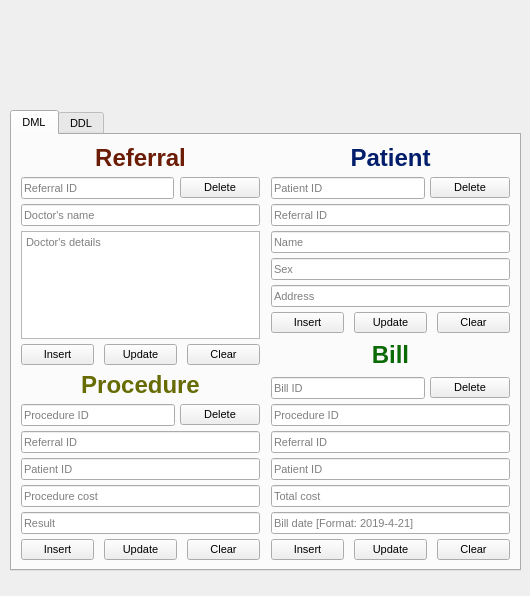
<?xml version="1.0" encoding="UTF-8"?>
<ui version="4.0">
 <author>Rizwan Hasan</author>
 <class>HospitalDB</class>
 <widget class="QWidget" name="HospitalDB">
  <property name="windowModality">
   <enum>Qt::NonModal</enum>
  </property>
  <property name="enabled">
   <bool>true</bool>
  </property>
  <property name="geometry">
   <rect>
    <x>0</x>
    <y>0</y>
    <width>530</width>
    <height>596</height>
   </rect>
  </property>
  <property name="sizePolicy">
   <sizepolicy hsizetype="Fixed" vsizetype="Fixed">
    <horstretch>0</horstretch>
    <verstretch>0</verstretch>
   </sizepolicy>
  </property>
  <property name="minimumSize">
   <size>
    <width>530</width>
    <height>596</height>
   </size>
  </property>
  <property name="maximumSize">
   <size>
    <width>530</width>
    <height>596</height>
   </size>
  </property>
  <property name="font">
   <font>
    <family>MS Shell Dlg 2</family>
    <pointsize>8</pointsize>
   </font>
  </property>
  <property name="windowTitle">
   <string>Form</string>
  </property>
  <property name="windowIcon">
   <iconset resource="../icons/resources.qrc">
    <normaloff>:/icon/icon.png</normaloff>:/icon/icon.png</iconset>
  </property>
  <property name="autoFillBackground">
   <bool>false</bool>
  </property>
  <property name="styleSheet">
   <string notr="true">\</string>
  </property>
  <widget class="QTabWidget" name="tabWidget">
   <property name="geometry">
    <rect>
     <x>10</x>
     <y>110</y>
     <width>511</width>
     <height>461</height>
    </rect>
   </property>
   <property name="minimumSize">
    <size>
     <width>491</width>
     <height>461</height>
    </size>
   </property>
   <property name="maximumSize">
    <size>
     <width>5000</width>
     <height>461</height>
    </size>
   </property>
   <property name="tabShape">
    <enum>QTabWidget::Rounded</enum>
   </property>
   <property name="currentIndex">
    <number>0</number>
   </property>
   <property name="iconSize">
    <size>
     <width>16</width>
     <height>16</height>
    </size>
   </property>
   <property name="documentMode">
    <bool>false</bool>
   </property>
   <property name="tabsClosable">
    <bool>false</bool>
   </property>
   <property name="movable">
    <bool>true</bool>
   </property>
   <widget class="QWidget" name="DML">
    <attribute name="icon">
     <iconset resource="../icons/resources.qrc">
      <normaloff>:/dml/dml.png</normaloff>:/dml/dml.png</iconset>
    </attribute>
    <attribute name="title">
     <string>DML</string>
    </attribute>
    <layout class="QGridLayout" name="gridLayout_2">
     <item row="0" column="0">
      <layout class="QGridLayout" name="Tables">
       <property name="leftMargin">
        <number>0</number>
       </property>
       <property name="topMargin">
        <number>0</number>
       </property>
       <property name="rightMargin">
        <number>0</number>
       </property>
       <property name="bottomMargin">
        <number>0</number>
       </property>
       <property name="spacing">
        <number>6</number>
       </property>
       <item row="0" column="2">
        <layout class="QVBoxLayout" name="PatientTable">
         <property name="spacing">
          <number>5</number>
         </property>
         <property name="sizeConstraint">
          <enum>QLayout::SetDefaultConstraint</enum>
         </property>
         <item>
          <widget class="QLabel" name="Patient_Table_2">
           <property name="text">
            <string>&lt;html&gt;&lt;head/&gt;&lt;body&gt;&lt;p align=&quot;center&quot;&gt;&lt;span style=&quot; font-family:'Segoe UI'; font-size:18pt; font-weight:600; color:#021e6b;&quot;&gt;Patient&lt;/span&gt;&lt;/p&gt;&lt;/body&gt;&lt;/html&gt;</string>
           </property>
          </widget>
         </item>
         <item>
          <layout class="QHBoxLayout" name="horizontalLayout_4">
           <item>
            <widget class="QLineEdit" name="lineEdit_patient_id">
             <property name="placeholderText">
              <string>Patient ID</string>
             </property>
            </widget>
           </item>
           <item>
            <widget class="QPushButton" name="pushBtn_patient_delete">
             <property name="text">
              <string>Delete</string>
             </property>
             <property name="icon">
              <iconset resource="../icons/resources.qrc">
               <normaloff>:/delete/delete.png</normaloff>:/delete/delete.png</iconset>
             </property>
             <property name="iconSize">
              <size>
               <width>14</width>
               <height>14</height>
              </size>
             </property>
             <property name="flat">
              <bool>false</bool>
             </property>
            </widget>
           </item>
          </layout>
         </item>
         <item>
          <widget class="QLineEdit" name="lineEdit_p_ref_id">
           <property name="text">
            <string/>
           </property>
           <property name="placeholderText">
            <string>Referral ID</string>
           </property>
          </widget>
         </item>
         <item>
          <widget class="QLineEdit" name="lineEdit_patient_name">
           <property name="placeholderText">
            <string>Name</string>
           </property>
          </widget>
         </item>
         <item>
          <widget class="QLineEdit" name="lineEdit_patient_sex">
           <property name="placeholderText">
            <string>Sex</string>
           </property>
          </widget>
         </item>
         <item>
          <widget class="QLineEdit" name="lineEdit_patient_address">
           <property name="placeholderText">
            <string>Address</string>
           </property>
          </widget>
         </item>
         <item>
          <layout class="QHBoxLayout" name="horizontalLayout_3">
           <property name="spacing">
            <number>10</number>
           </property>
           <item>
            <widget class="QPushButton" name="pushBtn_patient_insert">
             <property name="text">
              <string>Insert</string>
             </property>
             <property name="icon">
              <iconset resource="../icons/resources.qrc">
               <normaloff>:/insert/insert.png</normaloff>:/insert/insert.png</iconset>
             </property>
             <property name="iconSize">
              <size>
               <width>18</width>
               <height>18</height>
              </size>
             </property>
            </widget>
           </item>
           <item>
            <widget class="QPushButton" name="pushBtn_patient_update">
             <property name="text">
              <string>Update</string>
             </property>
             <property name="icon">
              <iconset resource="../icons/resources.qrc">
               <normaloff>:/update/update.png</normaloff>:/update/update.png</iconset>
             </property>
             <property name="iconSize">
              <size>
               <width>18</width>
               <height>18</height>
              </size>
             </property>
            </widget>
           </item>
           <item>
            <widget class="QPushButton" name="pushBtn_patient_clear">
             <property name="text">
              <string>Clear</string>
             </property>
             <property name="icon">
              <iconset resource="../icons/resources.qrc">
               <normaloff>:/clear/clear.png</normaloff>:/clear/clear.png</iconset>
             </property>
             <property name="iconSize">
              <size>
               <width>18</width>
               <height>18</height>
              </size>
             </property>
            </widget>
           </item>
          </layout>
         </item>
        </layout>
       </item>
       <item row="2" column="0">
        <layout class="QVBoxLayout" name="ProcedureTable">
         <property name="spacing">
          <number>5</number>
         </property>
         <item>
          <widget class="QLabel" name="Procedure_Label">
           <property name="text">
            <string>&lt;html&gt;&lt;head/&gt;&lt;body&gt;&lt;p align=&quot;center&quot;&gt;&lt;span style=&quot; font-family:'Segoe UI'; font-size:18pt; font-weight:600; color:#666b04;&quot;&gt;Procedure&lt;/span&gt;&lt;/p&gt;&lt;/body&gt;&lt;/html&gt;</string>
           </property>
          </widget>
         </item>
         <item>
          <layout class="QHBoxLayout" name="horizontalLayout_6">
           <item>
            <widget class="QLineEdit" name="lineEdit_procedure_id">
             <property name="text">
              <string/>
             </property>
             <property name="placeholderText">
              <string>Procedure ID</string>
             </property>
            </widget>
           </item>
           <item>
            <widget class="QPushButton" name="pushBtn_proc_delete">
             <property name="text">
              <string>Delete</string>
             </property>
             <property name="icon">
              <iconset resource="../icons/resources.qrc">
               <normaloff>:/delete/delete.png</normaloff>:/delete/delete.png</iconset>
             </property>
             <property name="iconSize">
              <size>
               <width>14</width>
               <height>14</height>
              </size>
             </property>
             <property name="flat">
              <bool>false</bool>
             </property>
            </widget>
           </item>
          </layout>
         </item>
         <item>
          <widget class="QLineEdit" name="lineEdit_procedure_ref_id">
           <property name="placeholderText">
            <string>Referral ID</string>
           </property>
          </widget>
         </item>
         <item>
          <widget class="QLineEdit" name="lineEdit_procedure_p_id">
           <property name="placeholderText">
            <string>Patient ID</string>
           </property>
          </widget>
         </item>
         <item>
          <widget class="QLineEdit" name="lineEdit_procedure_cost">
           <property name="placeholderText">
            <string>Procedure cost</string>
           </property>
          </widget>
         </item>
         <item>
          <widget class="QLineEdit" name="lineEdit_procedure_result">
           <property name="placeholderText">
            <string>Result</string>
           </property>
          </widget>
         </item>
         <item>
          <layout class="QHBoxLayout" name="horizontalLayout_5">
           <property name="spacing">
            <number>10</number>
           </property>
           <item>
            <widget class="QPushButton" name="pushBtn_proc_insert">
             <property name="text">
              <string>Insert</string>
             </property>
             <property name="icon">
              <iconset resource="../icons/resources.qrc">
               <normaloff>:/insert/insert.png</normaloff>:/insert/insert.png</iconset>
             </property>
             <property name="iconSize">
              <size>
               <width>18</width>
               <height>18</height>
              </size>
             </property>
            </widget>
           </item>
           <item>
            <widget class="QPushButton" name="pushBtn_proc_update">
             <property name="text">
              <string>Update</string>
             </property>
             <property name="icon">
              <iconset resource="../icons/resources.qrc">
               <normaloff>:/update/update.png</normaloff>:/update/update.png</iconset>
             </property>
             <property name="iconSize">
              <size>
               <width>18</width>
               <height>18</height>
              </size>
             </property>
            </widget>
           </item>
           <item>
            <widget class="QPushButton" name="pushBtn_proc_clear">
             <property name="text">
              <string>Clear</string>
             </property>
             <property name="icon">
              <iconset resource="../icons/resources.qrc">
               <normaloff>:/clear/clear.png</normaloff>:/clear/clear.png</iconset>
             </property>
             <property name="iconSize">
              <size>
               <width>18</width>
               <height>18</height>
              </size>
             </property>
            </widget>
           </item>
          </layout>
         </item>
        </layout>
       </item>
       <item row="0" column="0" rowspan="2">
        <layout class="QVBoxLayout" name="Referral_Table">
         <property name="spacing">
          <number>5</number>
         </property>
         <property name="sizeConstraint">
          <enum>QLayout::SetFixedSize</enum>
         </property>
         <item>
          <widget class="QLabel" name="Referral_Label">
           <property name="text">
            <string>&lt;html&gt;&lt;head/&gt;&lt;body&gt;&lt;p align=&quot;center&quot;&gt;&lt;span style=&quot; font-family:'Segoe UI'; font-size:18pt; font-weight:600; color:#6b1c05;&quot;&gt;Referral&lt;/span&gt;&lt;/p&gt;&lt;/body&gt;&lt;/html&gt;</string>
           </property>
          </widget>
         </item>
         <item>
          <layout class="QGridLayout" name="gridLayout">
           <item row="1" column="0">
            <widget class="QLineEdit" name="lineEdit_doctor">
             <property name="placeholderText">
              <string>Doctor's name</string>
             </property>
            </widget>
           </item>
           <item row="3" column="0">
            <widget class="QPlainTextEdit" name="plainTextEdit_deatils">
             <property name="placeholderText">
              <string>Doctor's details</string>
             </property>
            </widget>
           </item>
           <item row="4" column="0">
            <layout class="QHBoxLayout" name="horizontalLayout">
             <property name="spacing">
              <number>10</number>
             </property>
             <item>
              <widget class="QPushButton" name="pushBtn_ref_insert">
               <property name="text">
                <string>Insert</string>
               </property>
               <property name="icon">
                <iconset resource="../icons/resources.qrc">
                 <normaloff>:/insert/insert.png</normaloff>:/insert/insert.png</iconset>
               </property>
               <property name="iconSize">
                <size>
                 <width>18</width>
                 <height>18</height>
                </size>
               </property>
              </widget>
             </item>
             <item>
              <widget class="QPushButton" name="pushBtn_ref_update">
               <property name="text">
                <string>Update</string>
               </property>
               <property name="icon">
                <iconset resource="../icons/resources.qrc">
                 <normaloff>:/update/update.png</normaloff>:/update/update.png</iconset>
               </property>
               <property name="iconSize">
                <size>
                 <width>18</width>
                 <height>18</height>
                </size>
               </property>
              </widget>
             </item>
             <item>
              <widget class="QPushButton" name="pushBtn_ref_clear">
               <property name="text">
                <string>Clear</string>
               </property>
               <property name="icon">
                <iconset resource="../icons/resources.qrc">
                 <normaloff>:/clear/clear.png</normaloff>:/clear/clear.png</iconset>
               </property>
               <property name="iconSize">
                <size>
                 <width>18</width>
                 <height>18</height>
                </size>
               </property>
              </widget>
             </item>
            </layout>
           </item>
           <item row="0" column="0">
            <layout class="QHBoxLayout" name="horizontalLayout_2" stretch="5,1">
             <property name="spacing">
              <number>6</number>
             </property>
             <property name="leftMargin">
              <number>0</number>
             </property>
             <item>
              <widget class="QLineEdit" name="lineEdit_ref_id">
               <property name="placeholderText">
                <string>Referral ID</string>
               </property>
              </widget>
             </item>
             <item>
              <widget class="QPushButton" name="pushBtn_ref_delete">
               <property name="text">
                <string>Delete</string>
               </property>
               <property name="icon">
                <iconset resource="../icons/resources.qrc">
                 <normaloff>:/delete/delete.png</normaloff>:/delete/delete.png</iconset>
               </property>
               <property name="iconSize">
                <size>
                 <width>14</width>
                 <height>14</height>
                </size>
               </property>
               <property name="flat">
                <bool>false</bool>
               </property>
              </widget>
             </item>
            </layout>
           </item>
          </layout>
         </item>
        </layout>
       </item>
       <item row="1" column="2" rowspan="2">
        <layout class="QVBoxLayout" name="BillTable">
         <property name="spacing">
          <number>5</number>
         </property>
         <item>
          <widget class="QLabel" name="Bill_Label">
           <property name="text">
            <string>&lt;html&gt;&lt;head/&gt;&lt;body&gt;&lt;p align=&quot;center&quot;&gt;&lt;span style=&quot; font-family:'Segoe UI'; font-size:18pt; font-weight:600; color:#0a6b05;&quot;&gt;Bill&lt;/span&gt;&lt;/p&gt;&lt;/body&gt;&lt;/html&gt;</string>
           </property>
          </widget>
         </item>
         <item>
          <layout class="QHBoxLayout" name="horizontalLayout_8">
           <item>
            <widget class="QLineEdit" name="lineEdit_bill_id">
             <property name="placeholderText">
              <string>Bill ID</string>
             </property>
            </widget>
           </item>
           <item>
            <widget class="QPushButton" name="pushBtn_bill_delete">
             <property name="text">
              <string>Delete</string>
             </property>
             <property name="icon">
              <iconset resource="../icons/resources.qrc">
               <normaloff>:/delete/delete.png</normaloff>:/delete/delete.png</iconset>
             </property>
             <property name="iconSize">
              <size>
               <width>14</width>
               <height>14</height>
              </size>
             </property>
             <property name="flat">
              <bool>false</bool>
             </property>
            </widget>
           </item>
          </layout>
         </item>
         <item>
          <widget class="QLineEdit" name="lineEdit_bill_proc_id">
           <property name="placeholderText">
            <string>Procedure ID</string>
           </property>
          </widget>
         </item>
         <item>
          <widget class="QLineEdit" name="lineEdit_bill_ref_id">
           <property name="placeholderText">
            <string>Referral ID</string>
           </property>
          </widget>
         </item>
         <item>
          <widget class="QLineEdit" name="lineEdit_bill_patient_id">
           <property name="text">
            <string/>
           </property>
           <property name="placeholderText">
            <string>Patient ID</string>
           </property>
          </widget>
         </item>
         <item>
          <widget class="QLineEdit" name="lineEdit_bill_cost">
           <property name="placeholderText">
            <string>Total cost</string>
           </property>
          </widget>
         </item>
         <item>
          <widget class="QLineEdit" name="lineEdit_bill_date">
           <property name="placeholderText">
            <string>Bill date [Format: 2019-4-21]</string>
           </property>
          </widget>
         </item>
         <item>
          <layout class="QHBoxLayout" name="horizontalLayout_7">
           <property name="spacing">
            <number>10</number>
           </property>
           <item>
            <widget class="QPushButton" name="pushBtn_bill_insert">
             <property name="text">
              <string>Insert</string>
             </property>
             <property name="icon">
              <iconset resource="../icons/resources.qrc">
               <normaloff>:/insert/insert.png</normaloff>:/insert/insert.png</iconset>
             </property>
             <property name="iconSize">
              <size>
               <width>18</width>
               <height>18</height>
              </size>
             </property>
            </widget>
           </item>
           <item>
            <widget class="QPushButton" name="pushBtn_bill_update">
             <property name="text">
              <string>Update</string>
             </property>
             <property name="icon">
              <iconset resource="../icons/resources.qrc">
               <normaloff>:/update/update.png</normaloff>:/update/update.png</iconset>
             </property>
             <property name="iconSize">
              <size>
               <width>18</width>
               <height>18</height>
              </size>
             </property>
            </widget>
           </item>
           <item>
            <widget class="QPushButton" name="pushBtn_bill_clear">
             <property name="text">
              <string>Clear</string>
             </property>
             <property name="icon">
              <iconset resource="../icons/resources.qrc">
               <normaloff>:/clear/clear.png</normaloff>:/clear/clear.png</iconset>
             </property>
             <property name="iconSize">
              <size>
               <width>18</width>
               <height>18</height>
              </size>
             </property>
            </widget>
           </item>
          </layout>
         </item>
        </layout>
       </item>
       <item row="1" column="1">
        <spacer name="horizontalSpacer">
         <property name="orientation">
          <enum>Qt::Horizontal</enum>
         </property>
         <property name="sizeType">
          <enum>QSizePolicy::Fixed</enum>
         </property>
         <property name="sizeHint" stdset="0">
          <size>
           <width>5</width>
           <height>5</height>
          </size>
         </property>
        </spacer>
       </item>
      </layout>
     </item>
    </layout>
   </widget>
   <widget class="QWidget" name="DDL">
    <attribute name="icon">
     <iconset resource="../icons/resources.qrc">
      <normaloff>:/ddl/ddl.png</normaloff>:/ddl/ddl.png</iconset>
    </attribute>
    <attribute name="title">
     <string>DDL</string>
    </attribute>
   </widget>
  </widget>
  <widget class="QLabel" name="label">
   <property name="geometry">
    <rect>
     <x>20</x>
     <y>0</y>
     <width>491</width>
     <height>111</height>
    </rect>
   </property>
   <property name="text">
    <string/>
   </property>
   <property name="pixmap">
    <pixmap resource="../icons/resources.qrc">:/header/header.png</pixmap>
   </property>
   <property name="scaledContents">
    <bool>true</bool>
   </property>
  </widget>
 </widget>
 <resources>
  <include location="../icons/resources.qrc"/>
 </resources>
 <connections>
  <connection>
   <sender>pushBtn_patient_clear</sender>
   <signal>clicked()</signal>
   <receiver>lineEdit_patient_name</receiver>
   <slot>clear()</slot>
   <hints>
    <hint type="sourcelabel">
     <x>445</x>
     <y>200</y>
    </hint>
    <hint type="destinationlabel">
     <x>335</x>
     <y>117</y>
    </hint>
   </hints>
  </connection>
  <connection>
   <sender>pushBtn_patient_clear</sender>
   <signal>clicked()</signal>
   <receiver>lineEdit_patient_address</receiver>
   <slot>clear()</slot>
   <hints>
    <hint type="sourcelabel">
     <x>488</x>
     <y>191</y>
    </hint>
    <hint type="destinationlabel">
     <x>453</x>
     <y>168</y>
    </hint>
   </hints>
  </connection>
  <connection>
   <sender>pushBtn_bill_clear</sender>
   <signal>clicked()</signal>
   <receiver>lineEdit_bill_proc_id</receiver>
   <slot>clear()</slot>
   <hints>
    <hint type="sourcelabel">
     <x>463</x>
     <y>464</y>
    </hint>
    <hint type="destinationlabel">
     <x>119</x>
     <y>314</y>
    </hint>
   </hints>
  </connection>
  <connection>
   <sender>pushBtn_bill_clear</sender>
   <signal>clicked()</signal>
   <receiver>lineEdit_bill_date</receiver>
   <slot>clear()</slot>
   <hints>
    <hint type="sourcelabel">
     <x>458</x>
     <y>478</y>
    </hint>
    <hint type="destinationlabel">
     <x>93</x>
     <y>429</y>
    </hint>
   </hints>
  </connection>
  <connection>
   <sender>pushBtn_patient_clear</sender>
   <signal>clicked()</signal>
   <receiver>lineEdit_p_ref_id</receiver>
   <slot>clear()</slot>
   <hints>
    <hint type="sourcelabel">
     <x>483</x>
     <y>193</y>
    </hint>
    <hint type="destinationlabel">
     <x>443</x>
     <y>89</y>
    </hint>
   </hints>
  </connection>
  <connection>
   <sender>pushBtn_bill_clear</sender>
   <signal>clicked()</signal>
   <receiver>lineEdit_bill_cost</receiver>
   <slot>clear()</slot>
   <hints>
    <hint type="sourcelabel">
     <x>480</x>
     <y>473</y>
    </hint>
    <hint type="destinationlabel">
     <x>160</x>
     <y>380</y>
    </hint>
   </hints>
  </connection>
  <connection>
   <sender>pushBtn_bill_clear</sender>
   <signal>clicked()</signal>
   <receiver>lineEdit_bill_id</receiver>
   <slot>clear()</slot>
   <hints>
    <hint type="sourcelabel">
     <x>465</x>
     <y>467</y>
    </hint>
    <hint type="destinationlabel">
     <x>364</x>
     <y>294</y>
    </hint>
   </hints>
  </connection>
  <connection>
   <sender>pushBtn_ref_clear</sender>
   <signal>clicked()</signal>
   <receiver>lineEdit_ref_id</receiver>
   <slot>clear()</slot>
   <hints>
    <hint type="sourcelabel">
     <x>193</x>
     <y>190</y>
    </hint>
    <hint type="destinationlabel">
     <x>112</x>
     <y>53</y>
    </hint>
   </hints>
  </connection>
  <connection>
   <sender>pushBtn_proc_clear</sender>
   <signal>clicked()</signal>
   <receiver>lineEdit_procedure_id</receiver>
   <slot>clear()</slot>
   <hints>
    <hint type="sourcelabel">
     <x>738</x>
     <y>192</y>
    </hint>
    <hint type="destinationlabel">
     <x>571</x>
     <y>58</y>
    </hint>
   </hints>
  </connection>
  <connection>
   <sender>pushBtn_patient_clear</sender>
   <signal>clicked()</signal>
   <receiver>lineEdit_patient_id</receiver>
   <slot>clear()</slot>
   <hints>
    <hint type="sourcelabel">
     <x>467</x>
     <y>191</y>
    </hint>
    <hint type="destinationlabel">
     <x>310</x>
     <y>61</y>
    </hint>
   </hints>
  </connection>
  <connection>
   <sender>pushBtn_proc_clear</sender>
   <signal>clicked()</signal>
   <receiver>lineEdit_procedure_p_id</receiver>
   <slot>clear()</slot>
   <hints>
    <hint type="sourcelabel">
     <x>771</x>
     <y>190</y>
    </hint>
    <hint type="destinationlabel">
     <x>730</x>
     <y>116</y>
    </hint>
   </hints>
  </connection>
  <connection>
   <sender>pushBtn_bill_clear</sender>
   <signal>clicked()</signal>
   <receiver>lineEdit_bill_patient_id</receiver>
   <slot>clear()</slot>
   <hints>
    <hint type="sourcelabel">
     <x>492</x>
     <y>472</y>
    </hint>
    <hint type="destinationlabel">
     <x>396</x>
     <y>380</y>
    </hint>
   </hints>
  </connection>
  <connection>
   <sender>pushBtn_proc_clear</sender>
   <signal>clicked()</signal>
   <receiver>lineEdit_procedure_ref_id</receiver>
   <slot>clear()</slot>
   <hints>
    <hint type="sourcelabel">
     <x>763</x>
     <y>195</y>
    </hint>
    <hint type="destinationlabel">
     <x>714</x>
     <y>90</y>
    </hint>
   </hints>
  </connection>
  <connection>
   <sender>pushBtn_patient_clear</sender>
   <signal>clicked()</signal>
   <receiver>lineEdit_patient_sex</receiver>
   <slot>clear()</slot>
   <hints>
    <hint type="sourcelabel">
     <x>486</x>
     <y>191</y>
    </hint>
    <hint type="destinationlabel">
     <x>439</x>
     <y>142</y>
    </hint>
   </hints>
  </connection>
  <connection>
   <sender>pushBtn_proc_clear</sender>
   <signal>clicked()</signal>
   <receiver>lineEdit_procedure_cost</receiver>
   <slot>clear()</slot>
   <hints>
    <hint type="sourcelabel">
     <x>721</x>
     <y>200</y>
    </hint>
    <hint type="destinationlabel">
     <x>687</x>
     <y>141</y>
    </hint>
   </hints>
  </connection>
  <connection>
   <sender>pushBtn_ref_clear</sender>
   <signal>clicked()</signal>
   <receiver>lineEdit_doctor</receiver>
   <slot>clear()</slot>
   <hints>
    <hint type="sourcelabel">
     <x>197</x>
     <y>187</y>
    </hint>
    <hint type="destinationlabel">
     <x>146</x>
     <y>86</y>
    </hint>
   </hints>
  </connection>
  <connection>
   <sender>pushBtn_bill_clear</sender>
   <signal>clicked()</signal>
   <receiver>lineEdit_bill_ref_id</receiver>
   <slot>clear()</slot>
   <hints>
    <hint type="sourcelabel">
     <x>503</x>
     <y>468</y>
    </hint>
    <hint type="destinationlabel">
     <x>173</x>
     <y>338</y>
    </hint>
   </hints>
  </connection>
  <connection>
   <sender>pushBtn_proc_clear</sender>
   <signal>clicked()</signal>
   <receiver>lineEdit_procedure_result</receiver>
   <slot>clear()</slot>
   <hints>
    <hint type="sourcelabel">
     <x>771</x>
     <y>194</y>
    </hint>
    <hint type="destinationlabel">
     <x>743</x>
     <y>161</y>
    </hint>
   </hints>
  </connection>
  <connection>
   <sender>pushBtn_ref_clear</sender>
   <signal>clicked()</signal>
   <receiver>plainTextEdit_deatils</receiver>
   <slot>clear()</slot>
   <hints>
    <hint type="sourcelabel">
     <x>196</x>
     <y>194</y>
    </hint>
    <hint type="destinationlabel">
     <x>130</x>
     <y>162</y>
    </hint>
   </hints>
  </connection>
 </connections>
</ui>
